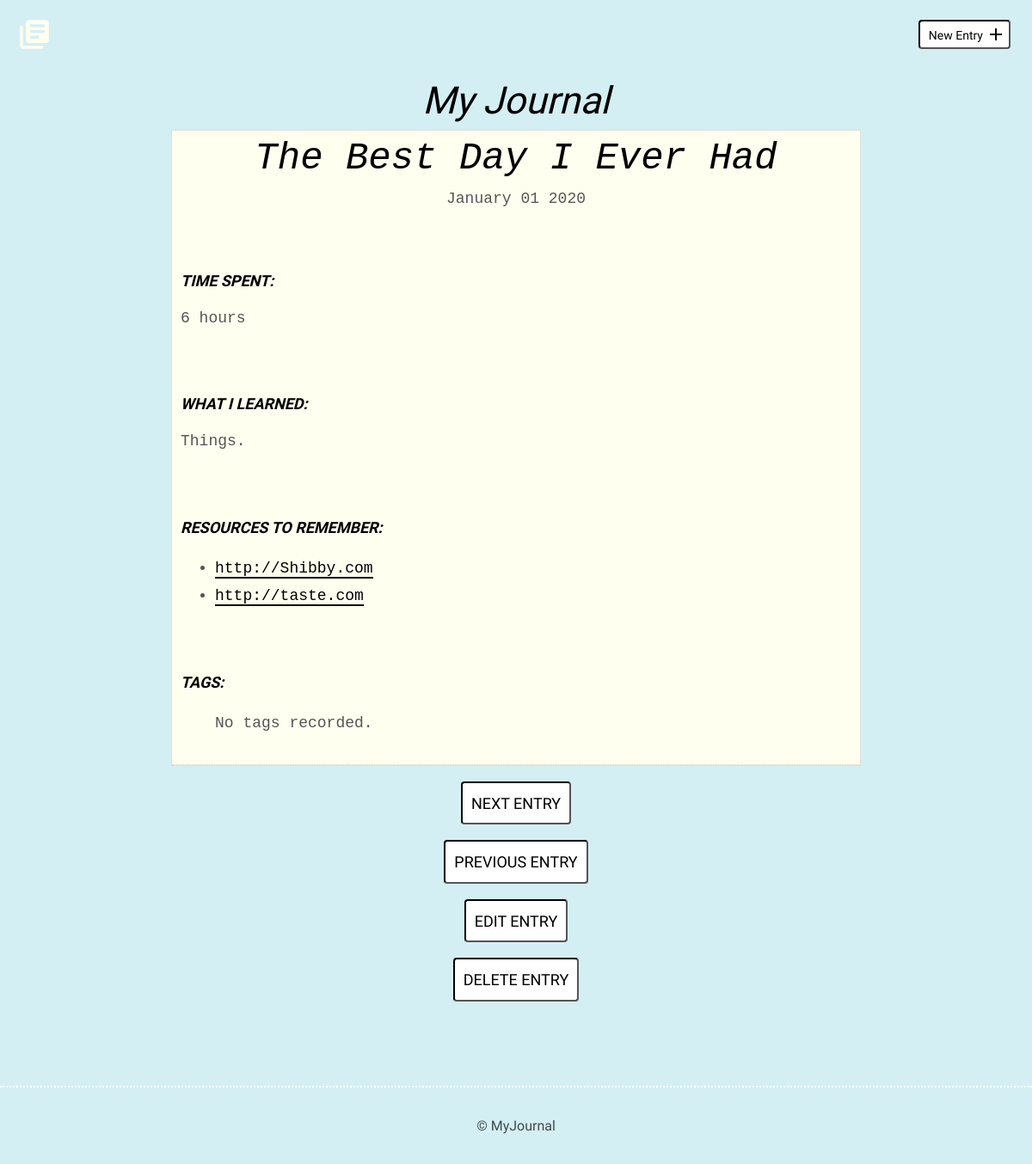
The page /detail.php?entryID=1 on the database as committed earlier.
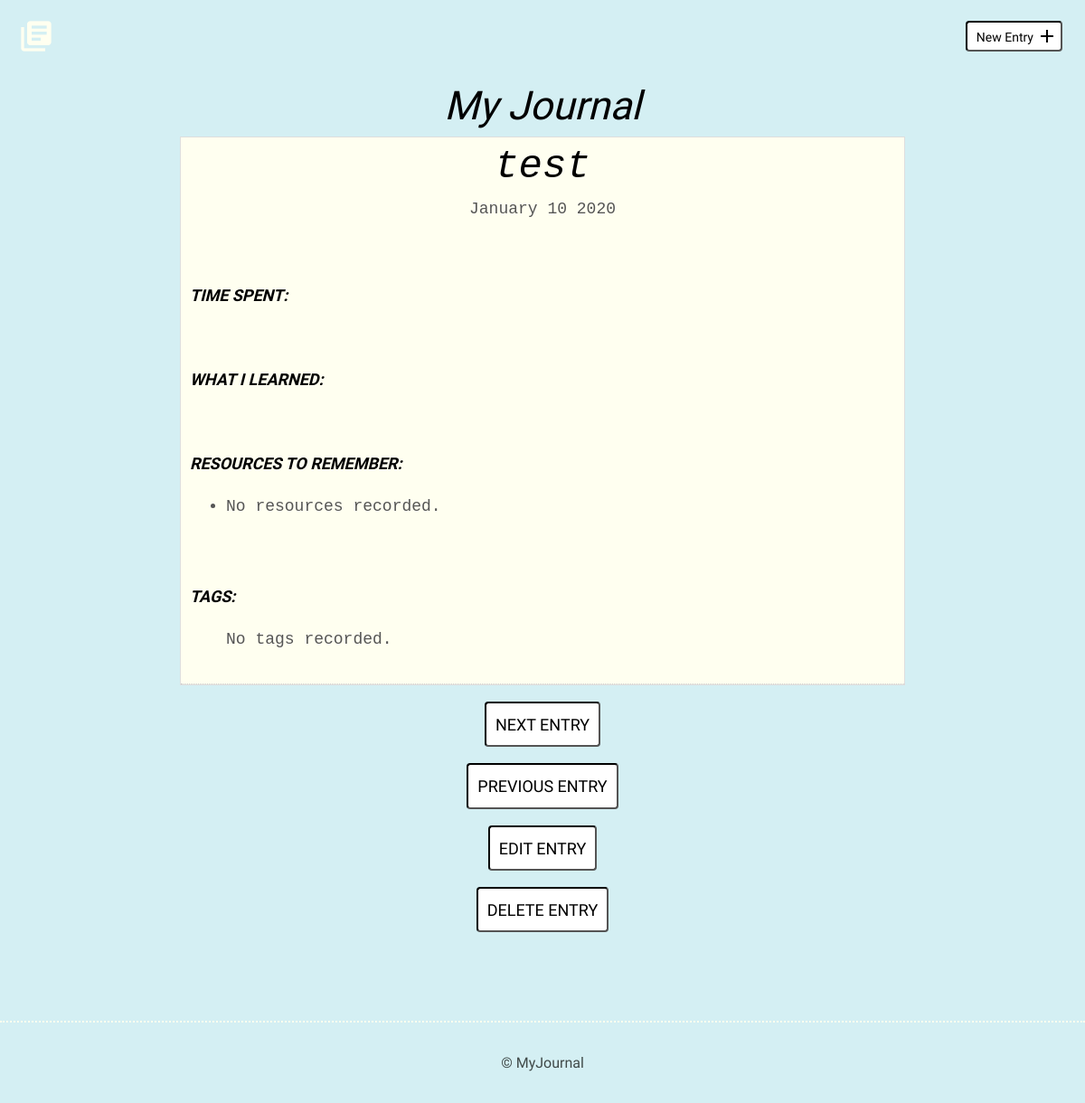
The same page on the database as committed later.
### tables this page shows
CREATE TABLE "entries" (
	"id"	INTEGER,
	"title"	TEXT,
	"date"	TEXT,
	"time_spent"	TEXT,
	"learned"	BLOB,
	"resources"	BLOB,
	PRIMARY KEY("id")
);

### inc/Class_SqliteCommunicator.php (called while the page is built, shortened)
<?php
class Class_SqliteCommunicator
{
    private $pdo;
    private $dsn = NULL;
    private $dbUser = NULL;
    private $dbPass = NULL;
    public function __construct($dbUser = NULL, $dbPass = NULL)
    {
        $this->dbUser = $dbUser;
        $this->dbPass = $dbPass;
    }
    public function setPdoConnection(){
        try {
            if ($this->pdo === NULL) {
                if ($this->dbUser === NULL && $this->dbPass === NULL) {
                    $this->pdo = new PDO("sqlite:".$this->dsn);
                    $this->pdo->setAttribute(PDO::ATTR_ERRMODE,PDO::ERRMODE_EXCEPTION);
                    $this->pdo->exec( 'PRAGMA foreign_keys = ON;' );
                }
                else{
                    $this->pdo = new PDO($this->dsn, $this->dbUser, $this->dbPass);
                    $this->pdo->setAttribute(PDO::ATTR_ERRMODE,PDO::ERRMODE_EXCEPTION);
                    $this->pdo->exec( 'PRAGMA foreign_keys = ON;' );
                }
            }
        }
        catch (PDOException $e){
            echo "Unable to connect, please contact the administrator.";
            exit;
        }
    }
    public function setDsn($dsn)
    {
        $this->dsn = $dsn;
    }
    public function prepareAndExecuteStatement( $sql, $args){
        try {
            if ($this->pdo !== NULL):
                $prepared = $this->pdo->prepare($sql);
            else:
                $this->setPdoConnection();
                $prepared = $this->pdo->prepare($sql);
            endif;
        }
        catch (PDOException $e){
            echo $e->getMessage();
        }
        return [$prepared->execute($args), $prepared];
    }
    public function getAssocRowById($id, $table)
    {
        $sql = "SELECT * FROM $table WHERE id = ?";
        $pdoSObj = $this->prepareAndExecuteStatement($sql, [$id]);
        $data = $pdoSObj[1]->fetch(PDO::FETCH_ASSOC);
        return $data;
    }
}

### inc/functions.php (called while the page is built, shortened)
<?php
function convertDateTime($dateTime){
    return date_format(date_create($dateTime), 'F d Y');
}

### detail.php (the view, shortened to what the changed rows need)
<?php
include('header.php');
$entryID = filter_input(INPUT_GET, 'entryID', FILTER_VALIDATE_INT);
$entryData = $sqlCom->getAssocRowById($entryID, 'entries');
?>
                    <h1><?php echo $entryData['title'] ?></h1>
                    <time datetime="<?php echo $entryData['date'] ?>"><?php echo convertDateTime($entryData['date']) ?></time>
                    <div class="entry">
                        <h3>Time Spent: </h3>
                        <p><?php echo $entryData['time_spent'] ?></p>
                    </div>
                    <div class="entry">
                        <h3>What I Learned:</h3>
                        <p><?php echo $entryData['learned'] ?></p>
                    </div>
                    <div class="entry">
                        <h3>Resources to Remember:</h3>
                        <ul>
                            <?php
                            $resources = preg_split('/\r\n|[\r\n]/', $entryData['resources']);
                            if ( count($resources) >= 1 && $resources[0] != FALSE):
                                foreach ( $resources as $resource) {
                                    if( strpos($resource, 'http') === FALSE ) :
                                        if( preg_match('/^(?!\-)(?:(?:[a-zA-Z\d][a-zA-Z\d\-]{0,61})?[a-zA-Z\d]\.){1,126}(?!\d+)[a-zA-Z\d]{1,63}$/', $resource, $matches ) ) {
                                            $resource = 'http://' . $resource;
                                            echo '<li><a target="_blank" href="'. $resource . '">' . $resource . '</a></li>';
                                        } else {
                                            echo '<li>' . $resource . '</li>';
                                        }
                                    endif;
                               }
                            else:
                                echo '<li>No resources recorded.</li>';
                            endif;
                            ?>
                        </ul>
                    </div>
                    <div class="entry">
                        <h3>Tags:</h3>
                        <ul class="tags">
                        </ul>
                    </div>
                </article>
            </div>
        </div>
    </section>
<?php
include('footer.php');
?>

Rows that differ between the two databases and show on the page:
changed entries: title "The Best Day I Ever Had" → "test"; date "January 01 2020" → "January 10 2020"; resources "Shibby.com\r\ntaste.com" → empty (drawn); time_spent "6 hours" → (not shown); learned "Things." → (not shown)
Other text that changed with them:
text now shown: "No resources recorded."
list line gone: "http://Shibby.com"
list line gone: "http://taste.com"
